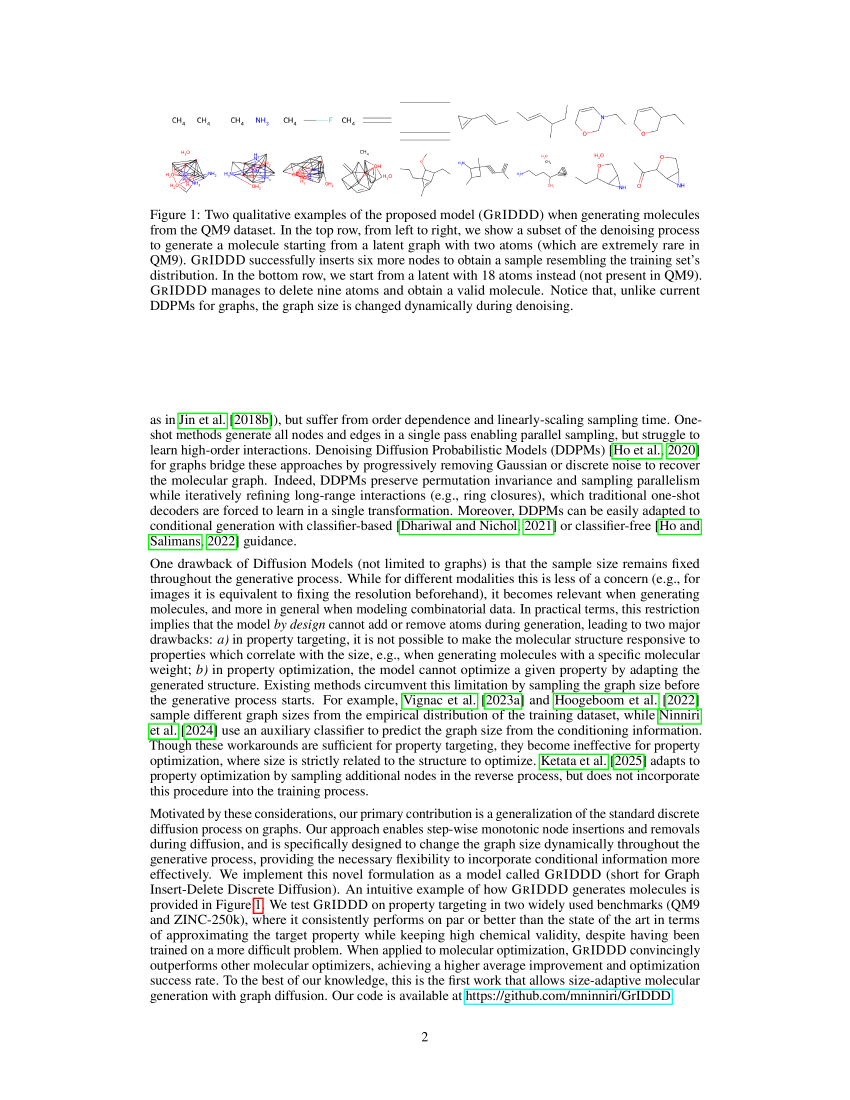
#> input picture anno-1/gdl/midterms/fourth/figs/page2-02.png, 2550 x 3300 px (shown at 1/3 size)
$ python make_figures.py
#> lines starting #> are read from the running program, lines starting #| are printed output that depends on the picture
"""Crop figures from the paper PDF and synthesize the bar chart for box 4."""
from pathlib import Path
from PIL import Image
import matplotlib.pyplot as plt
import numpy as np

OUT = Path("figs")
OUT.mkdir(exist_ok=True)

# --- Crops from rasterized PDF pages (300 DPI, 2550x3300 px) ---------------
# All coords are (left, upper, right, lower).
CROPS = {
    "fig1_qualitative.png":   ("figs/page2-02.png",  (350, 230, 2300,  570)),
    "fig2_matrices.png":      ("figs/page5-05.png",  (170, 220, 2410, 1100)),
    "table1_qm9.png":         ("figs/page8-08.png",  (600, 2310, 1950, 2790)),
    "table2_zinc.png":        ("figs/page9-09.png",  (300, 680, 2200, 1100)),
    "fig3_ood.png":           ("figs/page9-09.png",  (350, 1470, 2150, 2020)),
    "table3_optim.png":       ("figs/page10-10.png", (400, 120, 2150, 650)),
}
for out_name, (src, box) in CROPS.items():
    img = Image.open(src).crop(box)
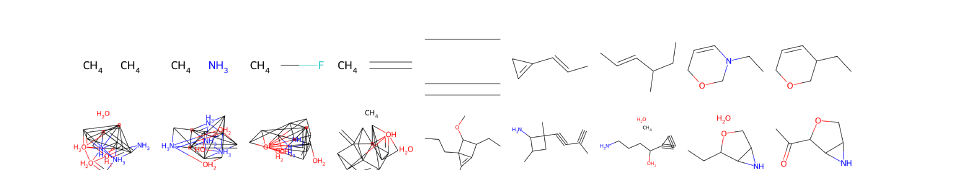
#> img: PIL image 1950x340 RGB (shown at 1/2 size); mean R, G, B 250.7, 249.6, 250.4
    img.save(OUT / out_name)
    print(f"  {out_name}  {img.size}")
#|   fig1_qualitative.png  (1950, 340)
#> pass 2 of the loop `for out_name, (src, box) in CROPS.items():`:
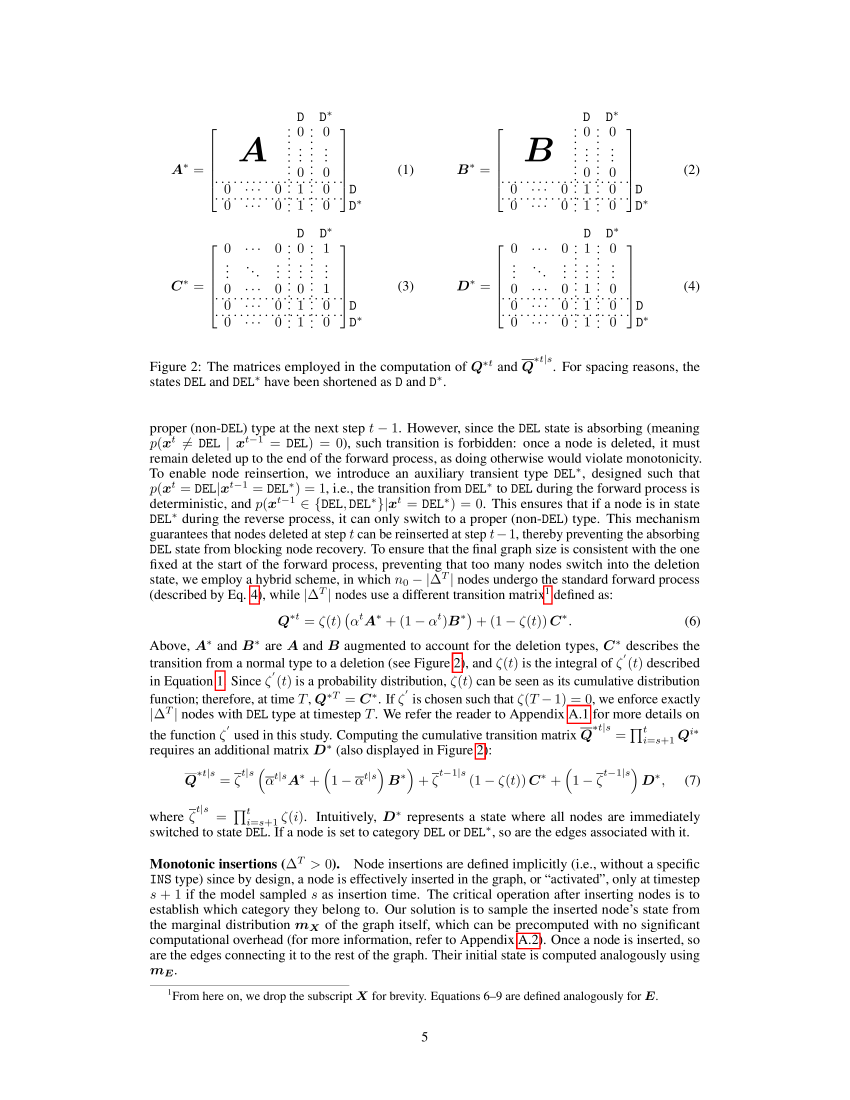
#> input picture anno-1/gdl/midterms/fourth/figs/page5-05.png, 2550 x 3300 px (shown at 1/3 size)
#> `img = Image.open(src).crop(box)`:
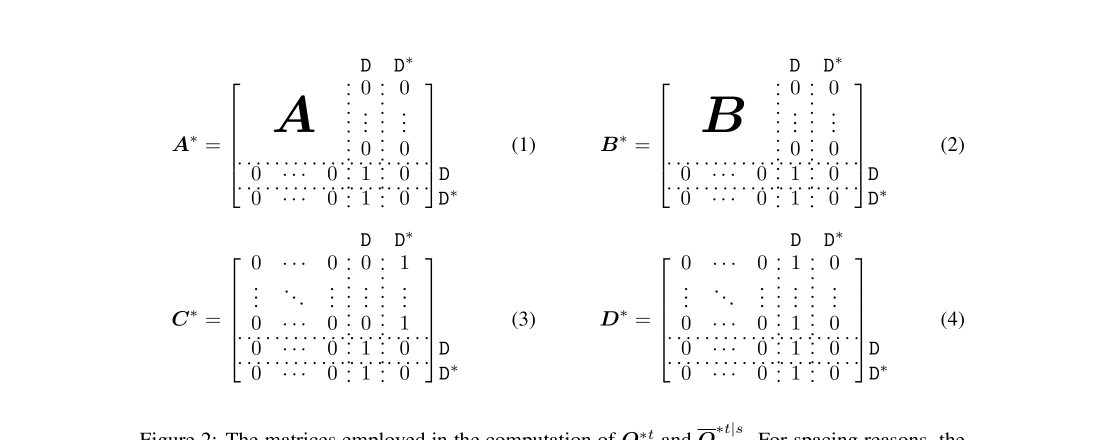
#> img: PIL image 2240x880 RGB (shown at 1/2 size); min 0, max 255, mean 250.5
#|   fig2_matrices.png  (2240, 880)
#> (the run stopped early here; a loop or call above may not have finished)
